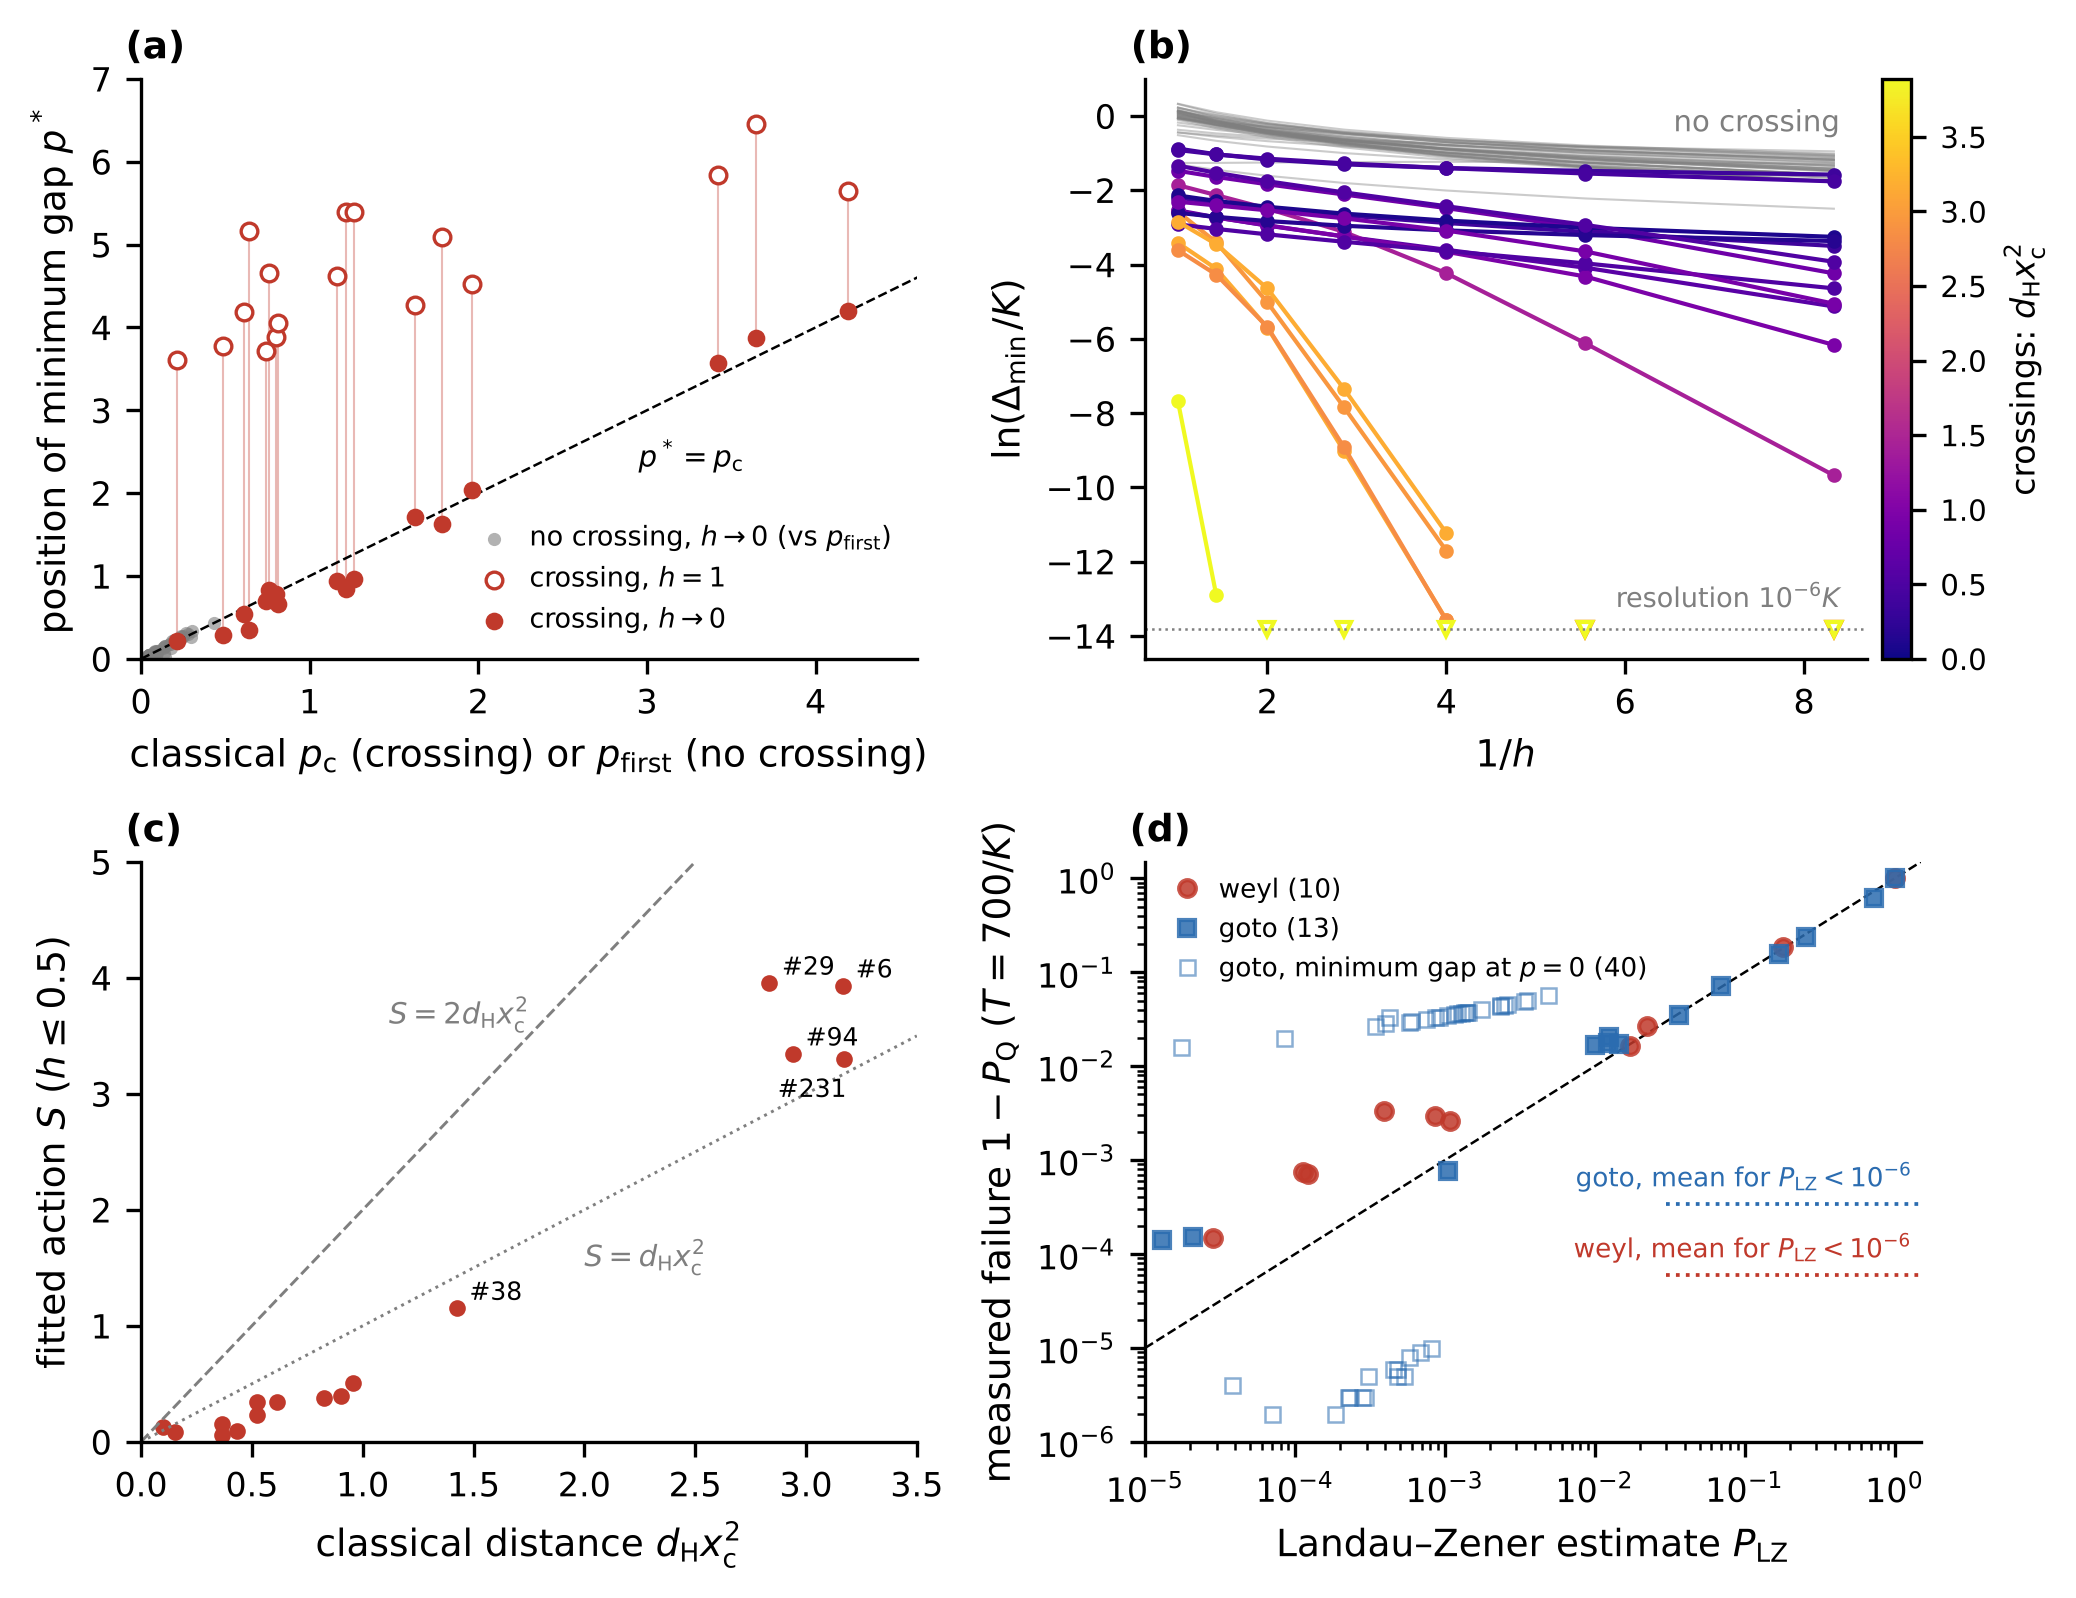

Python code for this plot:
"""MSBQA paper 1, Fig. 5 (v17): quantum gap vs classical crossing, weyl family, n = 4.
 (a) extrapolated gap position p*(h -> 0) (quadratic in h, all seven h) against the classical reference p_c
     (crossings) or p_first (no crossing); for crossings also p*(h = 1), joined to the extrapolation
 (b) ln Delta_min vs 1/h; crossings coloured by d_H x_c^2, no-crossing instances grey; triangles: below 1e-6
 (c) S from ln Delta = a - S/h (h <= 0.5, Delta > 1e-6, >= 3 points) vs d_H x_c^2 (16 crossings)
 (d) measured quantum failure 1 - P_Q vs P_LZ at T = 700, both families, only instances with P_LZ >= 1e-5.
     goto instances whose minimum gap is at p = 0 (the start of the ramp, where the Landau-Zener formula does not
     apply) are drawn as open squares; horizontal lines: mean failure of the instances with P_LZ < 1e-6
     (goto: those with an interior minimum)
Panels (a)-(c) are those of fig5_gap_law_v16.py. Run from msbqa_phase1/:
    python paper1_figs/fig5_gap_law_v17.py
Writes paper1_figs/fig5_gap_law_v17.pdf / .png and fig5_gap_law_v17_numbers.txt.
"""
import numpy as np
import pandas as pd
from scipy.stats import spearmanr

import p1common as pc

say = pc.Numbers("fig5_gap_law_v17")
FLOOR = 1e-6
HS = [1.0, 0.7, 0.5, 0.35, 0.25, 0.18, 0.12]
HK = {1.0: "1", 0.7: "0.7", 0.5: "0.5", 0.35: "0.35", 0.25: "0.25", 0.18: "0.18", 0.12: "0.12"}
g = pd.read_csv(pc.P("run_v4", "phase1c", "gap_vs_h.csv")).set_index("inst")
g["cross"] = g["cross"].fillna(0).clip(lower=0).astype(int)
D = pd.DataFrame({h: g[f"Dmin_h{HK[h]}"] for h in HS})
PS = pd.DataFrame({h: g[f"pstar_h{HK[h]}"] for h in HS})
cr = g.cross == 1
ref = pd.Series(np.where(cr, g.p_c, g.p_first), index=g.index)
off0 = g.p0_quad - ref
for m, nm in ((cr, "crossing (vs p_c)"), (~cr, "no crossing (vs p_first)")):
    say(f"(a) {nm:26s}: p*(h->0) - ref median {off0[m].median():+.3f}, |.|<0.2 in {(off0[m].abs() < 0.2).mean():.0%}, "
        f"Spearman {spearmanr(g.p0_quad[m], ref[m]).correlation:+.3f};  p*(h=1) - ref median {(PS[1.0] - ref)[m].median():+.2f}")

rows = []
for i in g.index:
    hs = np.array([h for h in HS if h <= 0.5 and np.isfinite(D.loc[i, h]) and D.loc[i, h] > FLOOR])
    if len(hs) < 3:
        rows.append(dict(inst=i, npts=len(hs), S=np.nan, exp_better=np.nan))
        continue
    y = np.log(D.loc[i, hs].values.astype(float))
    A1 = np.c_[np.ones_like(hs), -1.0 / hs]
    A2 = np.c_[np.ones_like(hs), np.log(hs)]
    c1 = np.linalg.lstsq(A1, y, rcond=None)[0]
    c2 = np.linalg.lstsq(A2, y, rcond=None)[0]
    rows.append(dict(inst=i, npts=len(hs), S=c1[1],
                     exp_better=float(np.sum((A1 @ c1 - y) ** 2) < np.sum((A2 @ c2 - y) ** 2))))
fit = pd.DataFrame(rows).set_index("inst")
g = g.drop(columns=["S", "k_pow", "rss_inv", "rss_pow"], errors="ignore").join(fit)
g["dx"] = g.ham_c * g.xsq_c
ok = g.npts >= 3
for m, nm in ((cr, "crossing"), (~cr, "no crossing")):
    s = g[m & ok]
    say(f"(b) {nm:12s}: fitted {len(s)}; exp(-S/h) better on {int(s.exp_better.sum())} of {len(s)}")
s = g[cr & ok]
say(f"(c) Spearman(S, d_H x_c^2) {spearmanr(s.S, s.dx).correlation:+.3f} (N {len(s)}); S/(d_H x_c^2) median "
    f"{(s.S / s.dx).median():.2f}, range {(s.S / s.dx).min():.2f}-{(s.S / s.dx).max():.2f}")

b1 = pc.load_1b()
T = 700.0
LZ = []
for fam, qc, xc, sc in (("weyl", "Q_weyl", "xLZ_Wg", "pstar_Wg"), ("goto", "Q_goto", "xLZ_Gg", "pstar_Gg")):
    PLZ = np.exp(-b1[xc] * T)
    fail = 1.0 - b1[qc]
    start = b1[sc] == 0.0                      # minimum gap at p = 0: no avoided crossing, Eq. (LZ) does not apply
    floor = fail[(PLZ < 1e-6) & ~start].mean()
    shown = PLZ >= 1e-5
    LZ.append((fam, PLZ, fail, floor, shown, start))
    say(f"(d) {fam}: minimum gap at p = 0 on {int(start.sum())} of {len(b1)}; shown (P_LZ >= 1e-5) {int(shown.sum())}, of which "
        f"interior minimum {int((shown & ~start).sum())}, at p = 0 {int((shown & start).sum())}")
    say(f"    mean failure where P_LZ < 1e-6: all {fail[PLZ < 1e-6].mean():.1e} (N {int((PLZ < 1e-6).sum())}), interior minimum "
        f"{floor:.1e} (N {int(((PLZ < 1e-6) & ~start).sum())})")
    say("    interior minimum, P_LZ > 0.01 (P_LZ / measured): " +
        ", ".join(f"#{i} {PLZ[i]:.3f}/{fail[i]:.3f}" for i in b1.index[(PLZ > 0.01) & ~start]))
    if start.any():
        f0 = fail[start]
        say(f"    minimum at p = 0: failure > 1e-3 on {int((f0 > 1e-3).sum())} ({f0[f0 > 1e-3].min():.3f}-{f0.max():.3f}), "
            f"<= 1e-3 on {int((f0 <= 1e-3).sum())} (max {f0[f0 <= 1e-3].max():.1e})")

# ------------------------------------------------------------- figure
plt = pc.setup_mpl()
from matplotlib import cm
from matplotlib.colors import Normalize
fig, ax = plt.subplots(2, 2, figsize=(7.0, 5.4))
ax = ax.ravel()
norm = Normalize(0, 3.5)
cmap = cm.plasma

a = ax[0]
for i in g.index[cr]:
    a.plot([ref[i], ref[i]], [PS.loc[i, 1.0], g.p0_quad[i]], c=pc.RED, lw=0.5, alpha=0.35, zorder=1)
a.scatter(ref[~cr], g.p0_quad[~cr], s=10, c=pc.GREY, alpha=0.6, lw=0, zorder=2, label=r"no crossing, $h\to0$ (vs $p_{\rm first}$)")
a.scatter(ref[cr], PS.loc[cr, 1.0], s=16, facecolors="white", edgecolors=pc.RED, lw=0.8, zorder=3,
          label=r"crossing, $h=1$")
a.scatter(ref[cr], g.p0_quad[cr], s=18, c=pc.RED, lw=0, zorder=4, label=r"crossing, $h\to0$")
lim = [0, 7]
a.plot(lim, lim, "k--", lw=0.6)
a.set_xlim(0, 4.6); a.set_ylim(0, 7)
a.set_xlabel(r"classical $p_{\rm c}$ (crossing) or $p_{\rm first}$ (no crossing)")
a.set_ylabel(r"position of minimum gap $p^*$")
a.legend(loc="lower right", frameon=False, fontsize=6.5, handletextpad=0.3)
a.text(2.95, 2.65, "$p^*=p_{\\rm c}$", fontsize=7, ha="left", va="top")

b = ax[1]
x = 1.0 / np.array(HS)
for i in g.index[~cr]:
    y = D.loc[i].values.astype(float)
    good = y > FLOOR
    b.plot(x[good], np.log(y[good]), "-", lw=0.5, c=pc.GREY, alpha=0.4, zorder=1)
for i in g.index[cr]:
    y = D.loc[i].values.astype(float)
    good = y > FLOOR
    col = cmap(norm(g.dx[i]) * 0.9)
    b.plot(x[good], np.log(y[good]), "-o", ms=2.5, lw=1.0, c=col, zorder=2)
    bad = ~good & np.isfinite(y)
    b.plot(x[bad], np.full(bad.sum(), np.log(FLOOR)), "v", ms=3.5, mfc="white", c=col, ls="none", zorder=2)
b.axhline(np.log(FLOOR), c=pc.GREY, ls=":", lw=0.6)
b.text(8.4, np.log(FLOOR) + 0.4, r"resolution $10^{-6}K$", fontsize=6.5, ha="right", va="bottom", color=pc.GREY)
b.text(8.4, -0.6, "no crossing", fontsize=7, ha="right", va="bottom", color=pc.GREY)
b.set_xlabel(r"$1/h$"); b.set_ylabel(r"$\ln(\Delta_{\min}/K)$")
b.set_ylim(np.log(FLOOR) - 0.8, 1.0)
sm = cm.ScalarMappable(norm=Normalize(0, 3.5 / 0.9), cmap=cmap)
cb = fig.colorbar(sm, ax=b, pad=0.02, fraction=0.05)
cb.set_label(r"crossings: $d_{\rm H}x_{\rm c}^2$", fontsize=8); cb.ax.tick_params(labelsize=7)

c = ax[2]
c.scatter(s.dx, s.S, s=16, c=pc.RED, lw=0)
for i in s.index[s.dx > 1.0]:
    c.annotate(f"#{i}", (s.dx[i], s.S[i]), fontsize=6, xytext=(-16, -9) if i == 231 else (3, 2), textcoords="offset points")
xx = np.linspace(0, 3.5, 10)
c.plot(xx, 2 * xx, c=pc.GREY, ls="--", lw=0.7)
c.plot(xx, xx, c=pc.GREY, ls=":", lw=0.7)
c.text(1.75, 3.6, r"$S=2d_{\rm H}x_{\rm c}^2$", fontsize=7, color=pc.GREY, ha="right")
c.text(2.0, 1.75, r"$S=d_{\rm H}x_{\rm c}^2$", fontsize=7, color=pc.GREY, ha="left", va="top")
c.set_xlim(0, 3.5); c.set_ylim(0, 5)
c.set_xlabel(r"classical distance $d_{\rm H}x_{\rm c}^2$"); c.set_ylabel(r"fitted action $S$ ($h\leq0.5$)")

d = ax[3]
for (fam, PLZ, fail, floor, shown, start), col, mk in zip(LZ, (pc.RED, pc.BLUE), ("o", "s")):
    m = shown & ~start
    d.loglog(PLZ[m], np.clip(fail[m], 1e-6, 1), mk, ms=4, c=col, alpha=0.85, lw=0, zorder=3,
             label=f"{fam} ({int(m.sum())})")
    m = shown & start
    if m.any():
        d.loglog(PLZ[m], np.clip(fail[m], 1e-6, 1), mk, ms=3.6, mfc="none", mec=col, mew=0.6, alpha=0.55, lw=0, zorder=2,
                 label=f"{fam}, minimum gap at $p=0$ ({int(m.sum())})")
    d.plot([3e-2, 1.5], [floor, floor], c=col, ls=":", lw=0.9)
d.plot([1e-5, 1.5], [1e-5, 1.5], "k--", lw=0.6)
d.text(1.3, LZ[1][3] * 1.3, r"goto, mean for $P_{\rm LZ}<10^{-6}$", fontsize=6.3, color=pc.BLUE, va="bottom", ha="right")
d.text(1.3, LZ[0][3] * 1.3, r"weyl, mean for $P_{\rm LZ}<10^{-6}$", fontsize=6.3, color=pc.RED, va="bottom", ha="right")
d.set_xlim(1e-5, 1.5); d.set_ylim(1e-6, 1.5)
d.set_xlabel("Landau–Zener estimate " + r"$P_{\rm LZ}$")
d.set_ylabel(r"measured failure $1-P_{\rm Q}$ ($T=700/K$)")
d.legend(loc="upper left", frameon=False, fontsize=6.3, handletextpad=0.2, borderaxespad=0.2)
pc.panel_labels(ax)
fig.tight_layout(w_pad=1.0, h_pad=1.0)
pc.save(fig, "fig5_gap_law_v17")
say.write()
